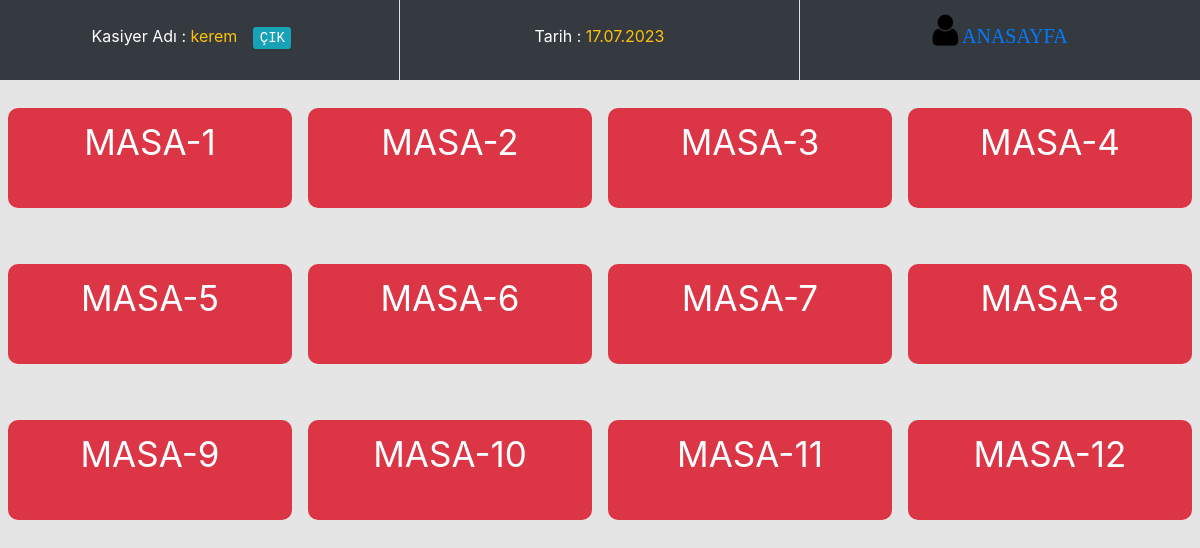
Screenshot of /kasiyer/index.php with the database file from the repository.
### tables this page shows
CREATE TABLE `kasiyer` (
  `id` int(11) NOT NULL,
  `ad` varchar(20) NOT NULL,
  `sifre` varchar(40) NOT NULL,
  `durum` int(11) NOT NULL DEFAULT 0
);

CREATE TABLE `masalar` (
  `id` int(11) NOT NULL,
  `ad` varchar(20) NOT NULL
);

### kasiyer/fonksiyon/fonksiyon.php (the view, shortened to what this page needs)
<?php
class restoraniskelet{
    public function sorgum($vt,$sorgu,$tercih) {
      $a=$sorgu;
      $b=$vt->prepare($a);
      $b->execute();
      if($tercih==1):
      return	$c=$b->get_result();
      endif;
    }
    function masalaricek($dv) {
    $masalar="select * from masalar";
    $sonuc=$this->sorgum($dv,$masalar,1);
    while($masasonuc=$sonuc->fetch_assoc()):
      $siparisler='select * from siparis where masaid='.$masasonuc["id"].'';
    $this->sorgum($dv,$siparisler,1)->num_rows==0 ? $renk="danger" : $renk="success";
      echo '<div id="masalink" class="col-md-3 col-sm-6 mr-2  mx-auto p-2 text-center text-white">
            <a href="masadetaylari.php?masaid='.$masasonuc["id"].'">
            <div class="bg-'.$renk.' mx-auto p-2 text-center text-white" id="masa">'.$masasonuc["ad"].'</div></a> </div>';
    endwhile;
  }
  function garsonbak($db) {
	   $gelen=$this->sorgum($db,"select * from kasiyer where durum=1",1)->fetch_assoc();
		if (@$gelen["ad"]!="") :
		echo $gelen["ad"];
		echo'<a href="islemler.php?islem=cikis" class="m-3"><kbd class="bg-info">ÇIK</kbd></a>';
		else:
		echo "Giriş yapan kasiyer yok";
		endif;
   }
 }
?>

### dosyalar/style.css (style rules this page uses)
body { height: 100%; width: 100%; position: absolute; }
#masa { height:100px; margin:20px; font-size:35px; border-radius:10px; }
#masalink a:link, #masalink a:visited { text-decoration: none; }

### rows the page displays
kasiyer: ad "kerem"
masalar: ad "MASA-1"
masalar: ad "MASA-2"
masalar: ad "MASA-3"
masalar: ad "MASA-4"
masalar: ad "MASA-5"
masalar: ad "MASA-6"
masalar: ad "MASA-7"
masalar: ad "MASA-8"
masalar: ad "MASA-9"
masalar: ad "MASA-10"
masalar: ad "MASA-11"
masalar: ad "MASA-12"
